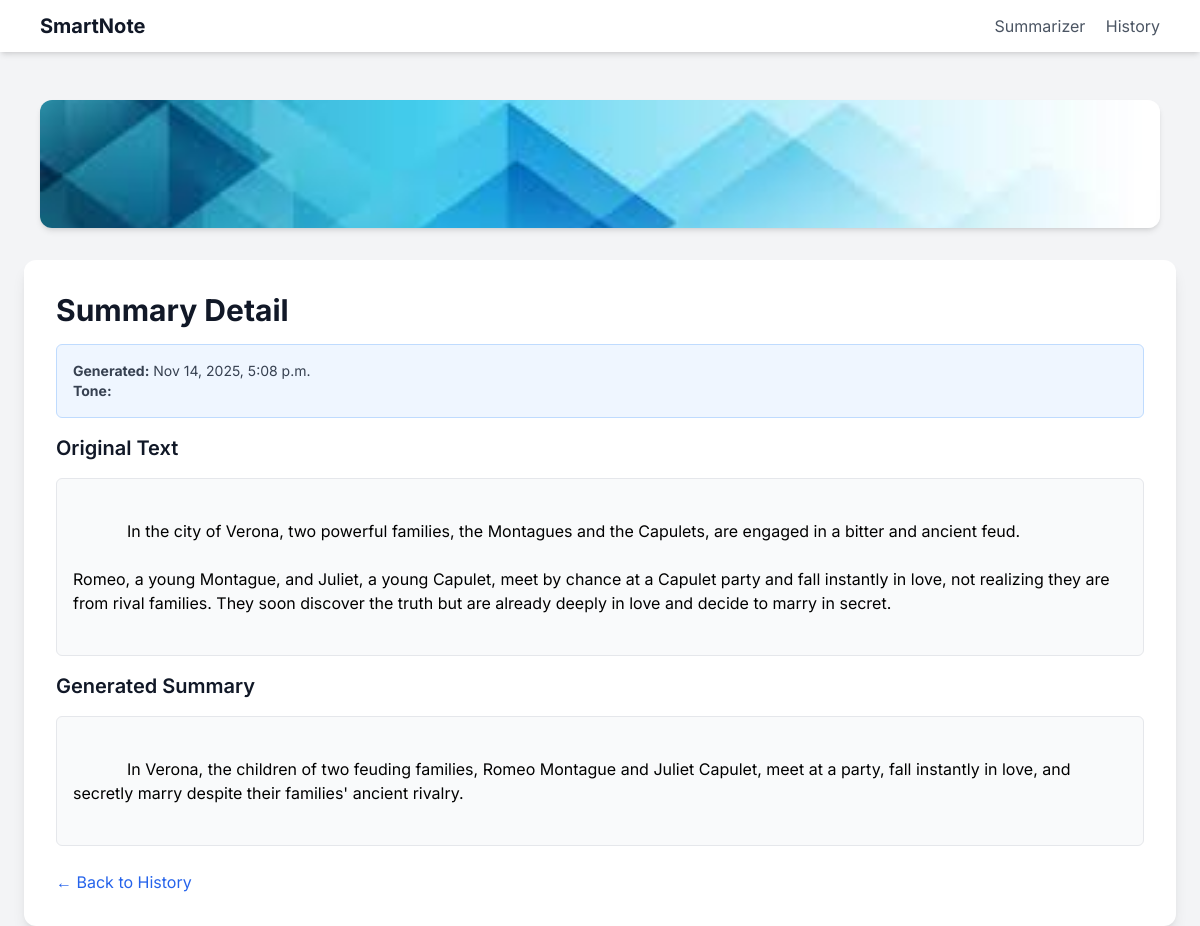
Screenshot of /assistant/summary/2/ with the database file from the repository.
### assistant/models.py (models this page shows, shortened)
class SummaryHistory(models.Model):
    original_text = models.TextField()
    summary_text = models.TextField()
    tone = models.CharField(max_length=50)
    created_at = models.DateTimeField(auto_now_add=True)

### assistant/views.py (the view)
# urls.py: path('summary/<int:pk>/', views.summary_detail, name='summary_detail'),
def summary_detail(request, pk):
    summary = get_object_or_404(SummaryHistory, id=pk)
    context = {
        'summary': summary,
    }
    return render(request, 'assistant/summary_detail.html', context)

### assistant/templates/assistant/summary_detail.html (shortened to what this page needs)
{% extends 'assistant/assistant_base.html' %}
{% load static %}
{% block content %}
    <h1 class="text-3xl font-bold text-gray-900 mb-4">
        Summary Detail
    </h1>
    <div class="space-y-4">
        <div class="p-4 bg-blue-50 border border-blue-200 rounded-md">
            <p class="text-sm text-gray-700">
                <strong>Generated:</strong> {{ summary.created_at|date:"M d, Y, P" }}
            </p>
            <p class="text-sm text-gray-700">
                <strong>Tone:</strong> {{ summary.get_tone_display }}
            </p>
        </div>
        <h2 class="text-xl font-semibold text-gray-900 mt-6">Original Text</h2>
        <div class="p-4 bg-gray-50 rounded-md border border-gray-200 whitespace-pre-wrap">
            {{ summary.original_text }}
        </div>
        <h2 class="text-xl font-semibold text-gray-900 mt-6">Generated Summary</h2>
        <div class="p-4 bg-gray-50 rounded-md border border-gray-200 whitespace-pre-wrap">
            {{ summary.summary_text }}
        </div>
    </div>
    <a href="{% url 'history_list' %}" class="mt-6 inline-block text-blue-600 hover:text-blue-800">
        &larr; Back to History
    </a>
{% endblock content %}

### assistant/static/assistant/css/style.css (style rules this page uses)
body { font-family: 'Inter', sans-serif; }

### rows the page displays
SummaryHistory: created_at "Nov 14, 2025, 5:08 p.m.", original_text "In the city of Verona, two powerful families, the Montagues and the Capulets, are engaged in a bitter and ancient feud. Romeo, a young Montague, and Juliet, a young Capulet, meet by chance at a Capulet party and fall instantly in love, not realizing they are from rival families. They soon discover the truth but are already deeply in love and decide to marry in secret.", summary_text "In Verona, the children of two feuding families, Romeo Montague and Juliet Capulet, meet at a party, fall instantly in love, and secretly marry despite their families' ancient rivalry."
